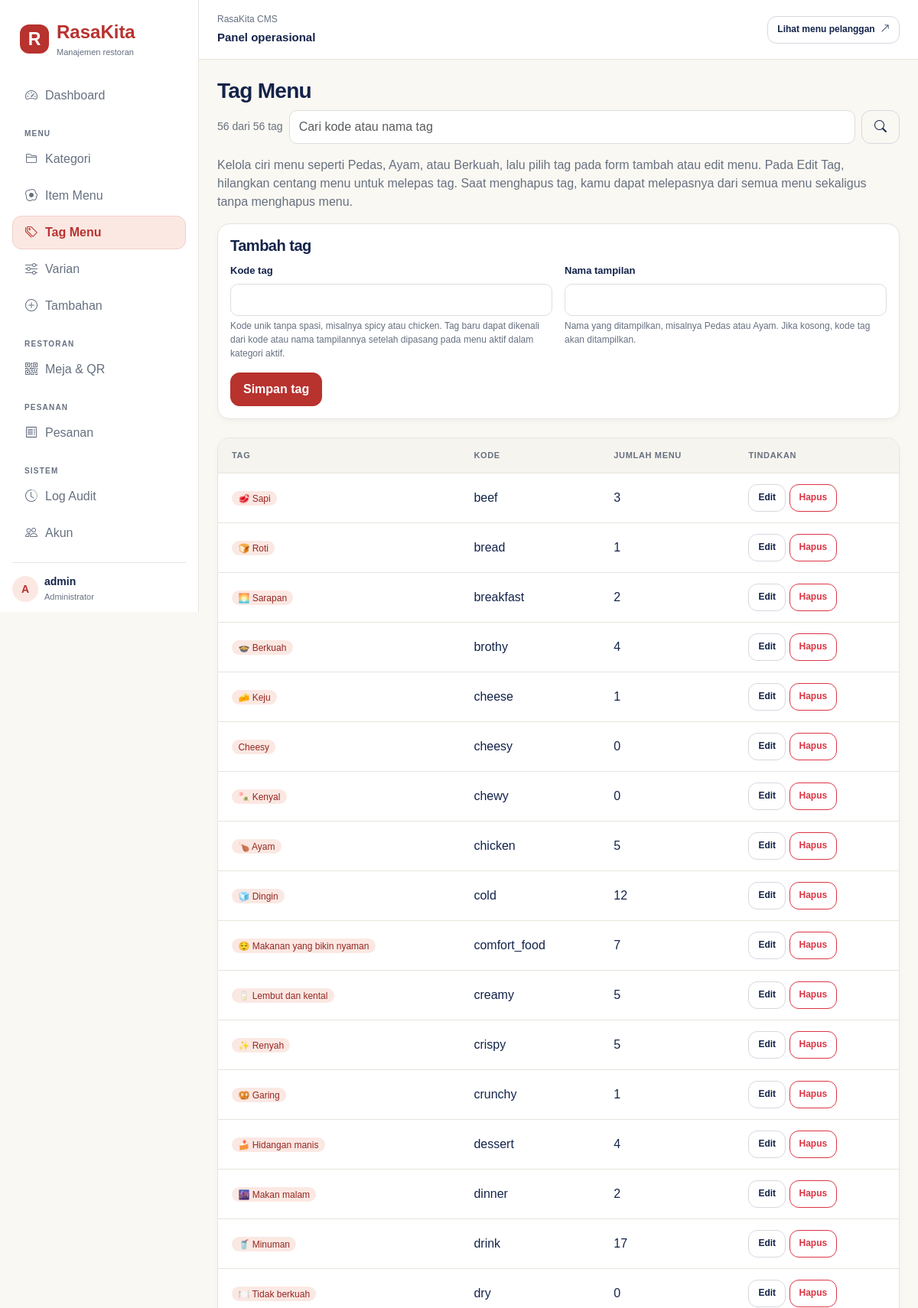
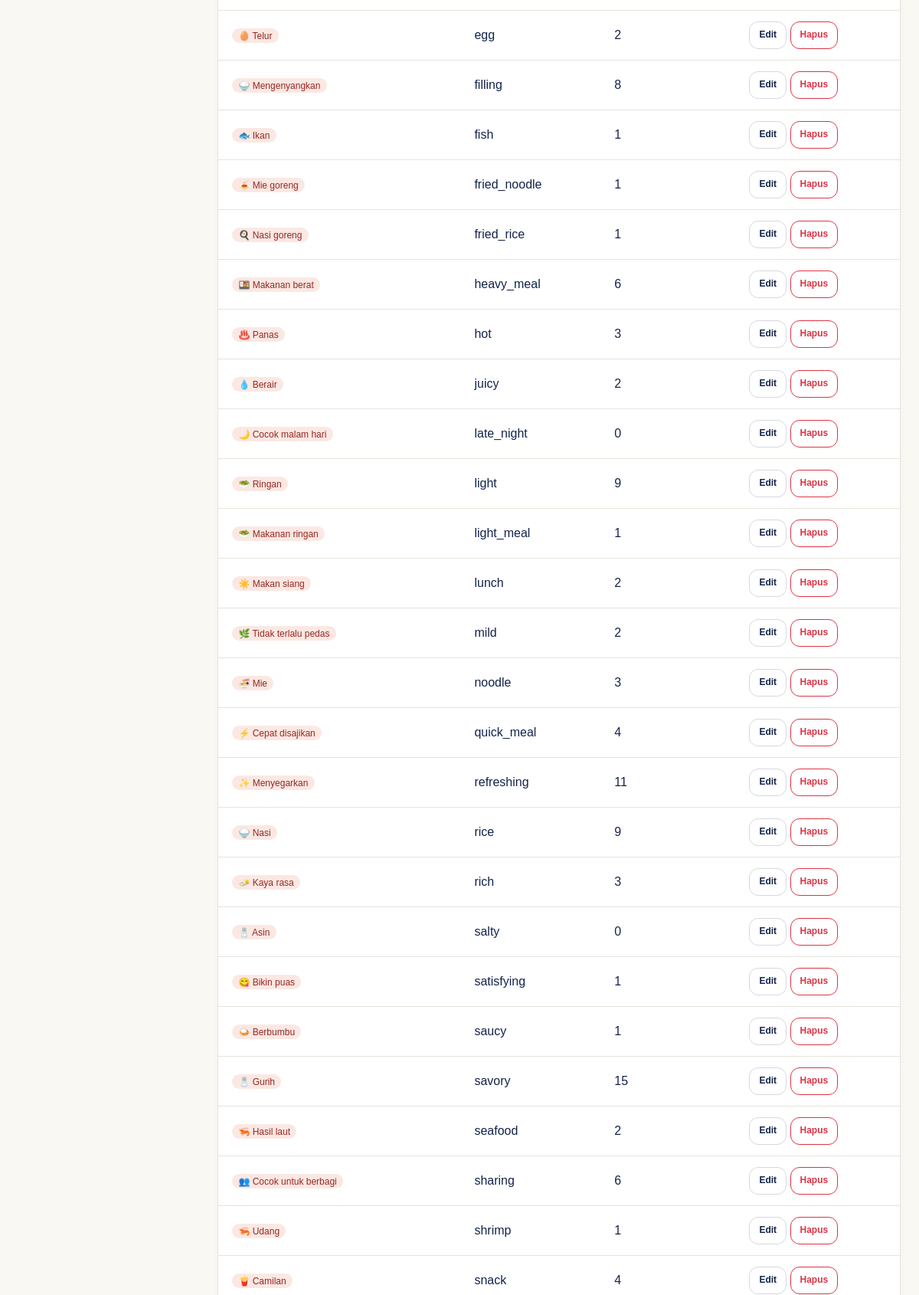
/staff/tags/ (signed in, upper part), run on the app's committed database (2 pictures, top to bottom).
### menu/models.py (models this page shows)
class MenuTag(models.Model):
    name = models.SlugField(max_length=50, unique=True)
    display_name = models.CharField(max_length=80, blank=True)
    def __str__(self) -> str:
        return self.display_name or self.name

### users/views.py (the view, shortened to what this page needs)
# urls.py: path('tags/', views.tags, name='tags'),
@cms_required
@require_http_methods(['GET', 'POST'])
def tags(request: HttpRequest) -> HttpResponse:
    query = request.GET.get('q', '').strip()
    records = MenuTag.objects.annotate(menu_count=Count('menu_items')).order_by('name')
    total = records.count()
    if query:
        records = records.filter(Q(name__icontains=query) | Q(display_name__icontains=query))
    context = {'tags': _mark_recognized(records), 'query': query, 'tag_total': total}
    return render(request, 'users/tags.html', {'form': MenuTagForm(), **context})

### users/forms.py
class MenuTagForm(BootstrapModelForm):
    class Meta:
        model = MenuTag
        fields = ('name', 'display_name')
        labels = {'name': 'Kode tag', 'display_name': 'Nama tampilan'}
        help_texts = {
            'name': 'Kode unik tanpa spasi, misalnya spicy atau chicken. Tag baru dapat dikenali dari kode atau nama tampilannya setelah dipasang pada menu aktif dalam kategori aktif.',
            'display_name': 'Nama yang ditampilkan, misalnya Pedas atau Ayam. Jika kosong, kode tag akan ditampilkan.',
        }

### users/access.py (called while the page is built)
    @property
    def can_manage_catalog(self) -> bool:
        return self._user.is_authenticated and self._user.is_staff

### users/views.py (called while the page is built)
def _cms_user(user: AbstractUser | AnonymousUser) -> bool:
    return StaffAccess(user).can_manage_catalog

def _mark_recognized(records: Iterable[MenuTag]) -> list[MenuTag]:
    known = set(TagExtractor.ALIASES)
    rows = list(records)
    for tag in rows:
        tag.recognized = tag.name in known
    return rows

### users/templates/users/tags.html (shortened to what this page needs)
{% extends 'users/base.html' %}{% block content %}
<h1 class="h3 mb-2">Tag Menu</h1>
<div class="menu-toolbar d-flex flex-wrap justify-content-between align-items-center gap-2 mb-3">
  <small class="text-secondary">{{ tags|length }} dari {{ tag_total }} tag</small>
  <form class="menu-search d-flex gap-2" method="get" role="search">
    <input class="form-control" type="search" aria-label="Cari tag" name="q" value="{{ query }}" placeholder="Cari kode atau nama tag">
    <button class="btn btn-outline-secondary" type="submit" aria-label="Cari tag"><i class="bi bi-search" aria-hidden="true"></i></button>
  </form>
</div>
<p class="text-secondary">
  Kelola ciri menu seperti Pedas, Ayam, atau Berkuah, lalu pilih tag pada form
  tambah atau edit menu. Pada Edit Tag, hilangkan centang menu untuk melepas tag.
  Saat menghapus tag, kamu dapat melepasnya dari semua menu sekaligus tanpa menghapus menu.
</p>
<div class="card stat mb-4">
  <div class="card-body">
    <h2 class="h5">Tambah tag</h2>
    <form method="post" class="row g-3">
       {% for field in form %}
      <div class="col-md-6">
        <label class="form-label" for="{{ field.id_for_label }}"
          >{{ field.label }}</label
        >
        {{ field }} {% if field.help_text %}
        <div class="form-text">{{ field.help_text }}</div>
        {% endif %}
      </div>
      {% endfor %}
      <div class="col-12">
        <button class="btn btn-success" type="submit">Simpan tag</button>
      </div>
    </form>
  </div>
</div>
<div class="card stat">
  <div class="table-responsive">
    <table class="table align-middle mb-0">
      <thead>
        <tr>
          <th>Tag</th>
          <th>Kode</th>
          <th>Jumlah menu</th>
          <th>Tindakan</th>
        </tr>
      </thead>
      <tbody>
        {% for tag in tags %}
        <tr>
          <td><span class="badge badge-tag">{{ tag }}</span></td>
          <td>{{ tag.name }}</td>
          <td>{{ tag.menu_count }}</td>
          <td>
            <a
              class="btn btn-sm btn-outline-secondary"
              href="{% url 'staff:tag-edit' tag.pk %}"
              >Edit</a
            >
            <a
              class="btn btn-sm btn-outline-danger"
              href="{% url 'staff:tag-delete' tag.pk %}"
              >Hapus</a
            >
          </td>
        </tr>
        {% empty %}
        <tr>
          <td colspan="4" class="text-center py-4">
            {% if query %}Tidak ada tag yang cocok dengan pencarian. Gunakan Reset untuk melihat semua tag.{% else %}Belum ada tag. Tambahkan tag pertama di atas.{% endif %}
          </td>
        </tr>
        {% endfor %}
      </tbody>
    </table>
  </div>
</div>
{% endblock %}

### users/templates/users/nav.html (shortened to what this page needs)
<nav class="nav flex-column gap-1 flex-grow-1">
  <a
    class="px-3 py-2 {% if request.resolver_match.url_name == 'dashboard' %}active{% endif %}"
    href="{% url 'staff:dashboard' %}"
    ><i class="bi bi-speedometer2 me-2"></i>Dashboard</a
  >
  <span class="nav-label mt-3 px-3">MENU</span>
  <a
    class="px-3 py-2 {% if 'categor' in request.resolver_match.url_name %}active{% endif %}"
    href="{% url 'staff:categories' %}"
    ><i class="bi bi-folder2 me-2"></i>Kategori</a
  >
  <a
    class="px-3 py-2 {% if 'menu-item' in request.resolver_match.url_name %}active{% endif %}"
    href="{% url 'staff:menu-items' %}"
    ><i class="bi bi-egg-fried me-2"></i>Item Menu</a
  >
  <a
    class="px-3 py-2 {% if 'tag' in request.resolver_match.url_name %}active{% endif %}"
    href="{% url 'staff:tags' %}"
    ><i class="bi bi-tags me-2"></i>Tag Menu</a
  >
  <a
    class="px-3 py-2 {% if 'variant' in request.resolver_match.url_name %}active{% endif %}"
    href="{% url 'staff:variants' %}"
    ><i class="bi bi-sliders me-2"></i>Varian</a
  >
  <a
    class="px-3 py-2 {% if 'addon' in request.resolver_match.url_name %}active{% endif %}"
    href="{% url 'staff:addons' %}"
    ><i class="bi bi-plus-circle me-2"></i>Tambahan</a
  >
  <span class="nav-label mt-3 px-3">RESTORAN</span>
  <a
    class="px-3 py-2 {% if 'table' in request.resolver_match.url_name %}active{% endif %}"
    href="{% url 'staff:tables' %}"
    ><i class="bi bi-qr-code me-2"></i>Meja &amp; QR</a
  >
  <span class="nav-label mt-3 px-3">PESANAN</span>
  <a
    class="px-3 py-2 {% if 'order' in request.resolver_match.url_name %}active{% endif %}"
    href="{% url 'staff:orders' %}"
    ><i class="bi bi-receipt me-2"></i>Pesanan</a
  >
  <span class="nav-label mt-3 px-3">SISTEM</span>
  <a
    class="px-3 py-2 {% if 'audit' in request.resolver_match.url_name %}active{% endif %}"
    href="{% url 'staff:audit-log' %}"
    ><i class="bi bi-clock-history me-2"></i>Log Audit</a
  >
  {% if request.user.is_superuser %}
  <a
    class="px-3 py-2 {% if 'account' in request.resolver_match.url_name %}active{% endif %}"
    href="{% url 'staff:accounts' %}"
    ><i class="bi bi-people me-2"></i>Akun</a
  >
  {% endif %}
</nav>
<div class="cms-profile pt-3 mt-3 small">
  <div class="d-flex align-items-center gap-2 mb-2">
    <div
      class="cms-avatar rounded-circle d-flex align-items-center justify-content-center fw-semibold"
      style="width: 34px; height: 34px"
    >
      {{ request.user.username|slice:":1"|upper }}
    </div>
    <div>
      <div class="fw-semibold lh-sm">
        {{ request.user.get_full_name|default:request.user.username }}
      </div>
      <div class="cms-profile-role">Administrator</div>
    </div>
  </div>
  <form method="post" action="{% url 'staff:logout' %}">
    <button type="submit" class="px-2 py-1 d-inline-block border-0 bg-transparent">
    </button>
  </form>
</div>

### users/static/users/css/menu_forms.css (style rules this page uses)
.menu-toolbar { max-width:100%;min-width:0 }
.menu-search { min-width:0;max-width:100%;flex:1 }
.menu-search .form-control { min-width:0;width:240px;flex:1 }
.menu-search .btn { flex-shrink:0 }

### users/static/users/css/cms-shell.css (style rules this page uses)
.cms-app { --brand:#b8322e;--brand-dark:#962722;--brand-soft:#fbe8e3; --cms-ink:#13234a;--cms-muted:#667080;--cms-line:#e6e4dc; --bs-body-color:var(--cms-ink);--bs-body-bg:#faf8f2; --bs-border-color:var(--cms-line);--bs-border-radius:12px; --bs-link-color:var(--brand);--bs-link-hover-color:var(--brand-dark); --bs-link-color-rgb:184,50,46;--bs-link-hover-color-rgb:150,39,34; --bs-primary:#b8322e;--bs-primary-rgb:184,50,46; margin:0;background:var(--bs-body-bg);color:var(--cms-ink); font-family:Arial,Helvetica,sans-serif; }
.cms-app * { box-sizing:border-box }
.cms-app .text-secondary { color:var(--cms-muted)!important }
.cms-app h1,.cms-app h2,.cms-app h3 { font-weight:700;letter-spacing:-.025em }
.cms-app .sidebar a:not(.brand) { color:var(--cms-muted);text-decoration:none;border-radius:12px;min-height:44px;display:flex;align-items:center;gap:2px;border:1px solid transparent }
.cms-app .sidebar a.active { color:var(--brand);background:var(--brand-soft);border-color:#f0d0c9;font-weight:700 }
.cms-app .nav-label { font-size:10px;font-weight:700;letter-spacing:.12em;color:var(--cms-muted) }
.cms-app .cms-profile { color:var(--cms-ink);border-top:1px solid var(--cms-line) }
.cms-app .cms-profile-role { color:var(--cms-muted);font-size:11px;margin-top:3px }
.cms-app .cms-avatar { background:var(--brand-soft);color:var(--brand);width:34px;height:34px;flex-shrink:0 }
.cms-app .btn { border-radius:12px;font-weight:600;min-height:42px;padding:9px 16px }
.cms-app .btn-sm { font-size:12px;min-height:36px;padding:7px 12px }
.cms-app .btn-success,.cms-app .btn-primary { --bs-btn-bg:var(--brand);--bs-btn-border-color:var(--brand);--bs-btn-color:#fff; --bs-btn-hover-bg:var(--brand-dark);--bs-btn-hover-border-color:var(--brand-dark); --bs-btn-active-bg:var(--brand-dark);--bs-btn-active-border-color:var(--brand-dark); --bs-btn-disabled-bg:var(--brand);--bs-btn-disabled-border-color:var(--brand); }
.cms-app .btn-outline-secondary { --bs-btn-color:var(--cms-ink);--bs-btn-border-color:#d5d8df;--bs-btn-hover-bg:#edf0f8;--bs-btn-hover-color:var(--cms-ink);--bs-btn-hover-border-color:#bcc3d6 }
.cms-app .form-control,.cms-app .form-select { background-color:#fff;border-color:#dcdedc;color:var(--cms-ink);min-height:42px;border-radius:10px }
.cms-app .form-label { font-size:13px;font-weight:600 }
.cms-app .form-text { font-size:12px;color:var(--cms-muted) }
.cms-app .stat,.cms-app .form-card { border:1px solid var(--cms-line);border-radius:16px;background:#fff;box-shadow:0 3px 8px #13234a08 }
.cms-app .table { --bs-table-color:var(--cms-ink);--bs-table-border-color:var(--cms-line);--bs-table-bg:transparent }
.cms-app .table-responsive { max-width:100%;border-radius:16px;overscroll-behavior-x:contain }
.cms-app .table>:not(caption)>*>* { padding:14px 18px;white-space:nowrap }
.cms-app .table thead th { background:#f6f4ee;color:var(--cms-muted);font-size:11px;letter-spacing:.06em;text-transform:uppercase;font-weight:700 }
.cms-app .badge-tag { background:var(--brand-soft);color:var(--brand-dark);font-weight:500;border-radius:999px;padding:.3em .7em }
.cms-app .content h1,.cms-app .content p,.cms-app .cms-profile { overflow-wrap:anywhere }

### data on the page
MenuTag: display_name "🥩 Sapi", name "beef", menu_count "3"
MenuTag: display_name "🍞 Roti", name "bread", menu_count "1"
MenuTag: display_name "🌅 Sarapan", name "breakfast", menu_count "2"
MenuTag: display_name "🍲 Berkuah", name "brothy", menu_count "4"
MenuTag: display_name "🧀 Keju", name "cheese", menu_count "1"
MenuTag: display_name "Cheesy", name "cheesy", menu_count "0"
MenuTag: display_name "🍡 Kenyal", name "chewy", menu_count "0"
MenuTag: display_name "🍗 Ayam", name "chicken", menu_count "5"
MenuTag: display_name "🧊 Dingin", name "cold", menu_count "12"
MenuTag: display_name "😌 Makanan yang bikin nyaman", name "comfort_food", menu_count "7"
MenuTag: display_name "🥛 Lembut dan kental", name "creamy", menu_count "5"
MenuTag: display_name "✨ Renyah", name "crispy", menu_count "5"
MenuTag: display_name "🥨 Garing", name "crunchy", menu_count "1"
MenuTag: display_name "🍰 Hidangan manis", name "dessert", menu_count "4"
MenuTag: display_name "🌆 Makan malam", name "dinner", menu_count "2"
MenuTag: display_name "🥤 Minuman", name "drink", menu_count "17"
MenuTag: display_name "🍽️ Tidak berkuah", name "dry", menu_count "0"
MenuTag: display_name "🥚 Telur", name "egg", menu_count "2"
MenuTag: display_name "🍚 Mengenyangkan", name "filling", menu_count "8"
MenuTag: display_name "🐟 Ikan", name "fish", menu_count "1"
MenuTag: display_name "🍝 Mie goreng", name "fried_noodle", menu_count "1"
MenuTag: display_name "🍳 Nasi goreng", name "fried_rice", menu_count "1"
MenuTag: display_name "🍱 Makanan berat", name "heavy_meal", menu_count "6"
MenuTag: display_name "♨️ Panas", name "hot", menu_count "3"
MenuTag: display_name "💧 Berair", name "juicy", menu_count "2"
MenuTag: display_name "🌙 Cocok malam hari", name "late_night", menu_count "0"
MenuTag: display_name "🥗 Ringan", name "light", menu_count "9"
MenuTag: display_name "🥗 Makanan ringan", name "light_meal", menu_count "1"
MenuTag: display_name "☀️ Makan siang", name "lunch", menu_count "2"
MenuTag: display_name "🌿 Tidak terlalu pedas", name "mild", menu_count "2"
MenuTag: display_name "🍜 Mie", name "noodle", menu_count "3"
MenuTag: display_name "⚡ Cepat disajikan", name "quick_meal", menu_count "4"
MenuTag: display_name "✨ Menyegarkan", name "refreshing", menu_count "11"
MenuTag: display_name "🍚 Nasi", name "rice", menu_count "9"
MenuTag: display_name "🧈 Kaya rasa", name "rich", menu_count "3"
MenuTag: display_name "🧂 Asin", name "salty", menu_count "0"
MenuTag: display_name "😋 Bikin puas", name "satisfying", menu_count "1"
MenuTag: display_name "🍛 Berbumbu", name "saucy", menu_count "1"
MenuTag: display_name "🧂 Gurih", name "savory", menu_count "15"
MenuTag: display_name "🦐 Hasil laut", name "seafood", menu_count "2"
MenuTag: display_name "👥 Cocok untuk berbagi", name "sharing", menu_count "6"
MenuTag: display_name "🦐 Udang", name "shrimp", menu_count "1"
MenuTag: display_name "🍟 Camilan", name "snack", menu_count "4"

### other printed values
{{ request.user.username|slice:":1"|upper }} "A"
{{ request.user.get_full_name|default:request.user.username }} "admin"
{{ tags|length }} "56"
{{ tag_total }} "56"
{{ field.label }} "Kode tag" "Nama tampilan"
{{ field.help_text }} "Kode unik tanpa spasi, misalnya spicy atau chicken. Tag baru dapat dikenali dari kode atau nama tampilannya setelah dipasang pada menu aktif dalam kategori aktif." "Nama yang ditampilkan, misalnya Pedas atau Ayam. Jika kosong, kode tag akan ditampilkan."
